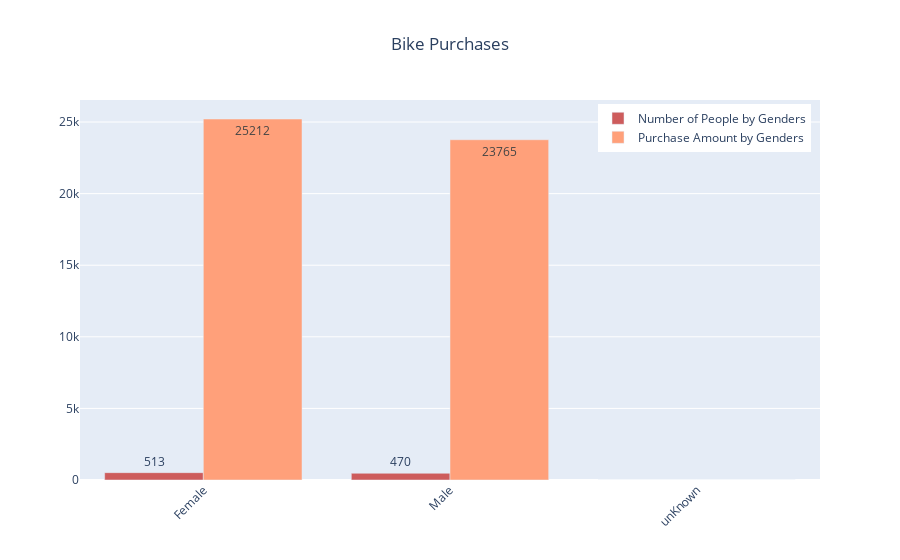

Notebook source saved alongside this figure:
### Code cell
import plotly.graph_objects as go

Genders = ['Female', 'Male', 'unKnown']

fig = go.Figure()
fig.add_trace(go.Bar(
    x=Genders,
    y=gender,
    name='Number of People by Genders',
    marker_color='indianred',
    text=gender,
    textposition='auto'
))
fig.add_trace(go.Bar(
    x=Genders,
    y=bike,
    name='Purchase Amount by Genders',
    marker_color='lightsalmon',
    text=bike,
    textposition='auto'
))

# Here we modify the tickangle of the xaxis, resulting in rotated labels.
fig.update_layout(barmode='group',
                  xaxis_tickangle=-45,
                  title_text='Bike Purchases',
                  title_x=0.5,
                  legend=dict(
                    yanchor="top",
                    y=0.99,
                    xanchor="left",
                    x=0.7),

                  )
fig.show()

### Figure 1 — Plotly figure (JSON) as saved in the notebook; plotly's stock layout.template omitted (floating-point values rounded to 4 significant figures)
{"data": [{"marker": {"color": "indianred"}, "name": "Number of People by Genders", "text": ["513", "470", "0"], "textposition": "auto", "type": "bar", "x": ["Female", "Male", "unKnown"], "y": [513, 470, 0]}, {"marker": {"color": "lightsalmon"}, "name": "Purchase Amount by Genders", "text": ["25212", "23765", "0"], "textposition": "auto", "type": "bar", "x": ["Female", "Male", "unKnown"], "y": [25212, 23765, 0]}], "layout": {"barmode": "group", "legend": {"x": 0.7, "xanchor": "left", "y": 0.99, "yanchor": "top"}, "title": {"text": "Bike Purchases", "x": 0.5}, "xaxis": {"tickangle": -45}}}
